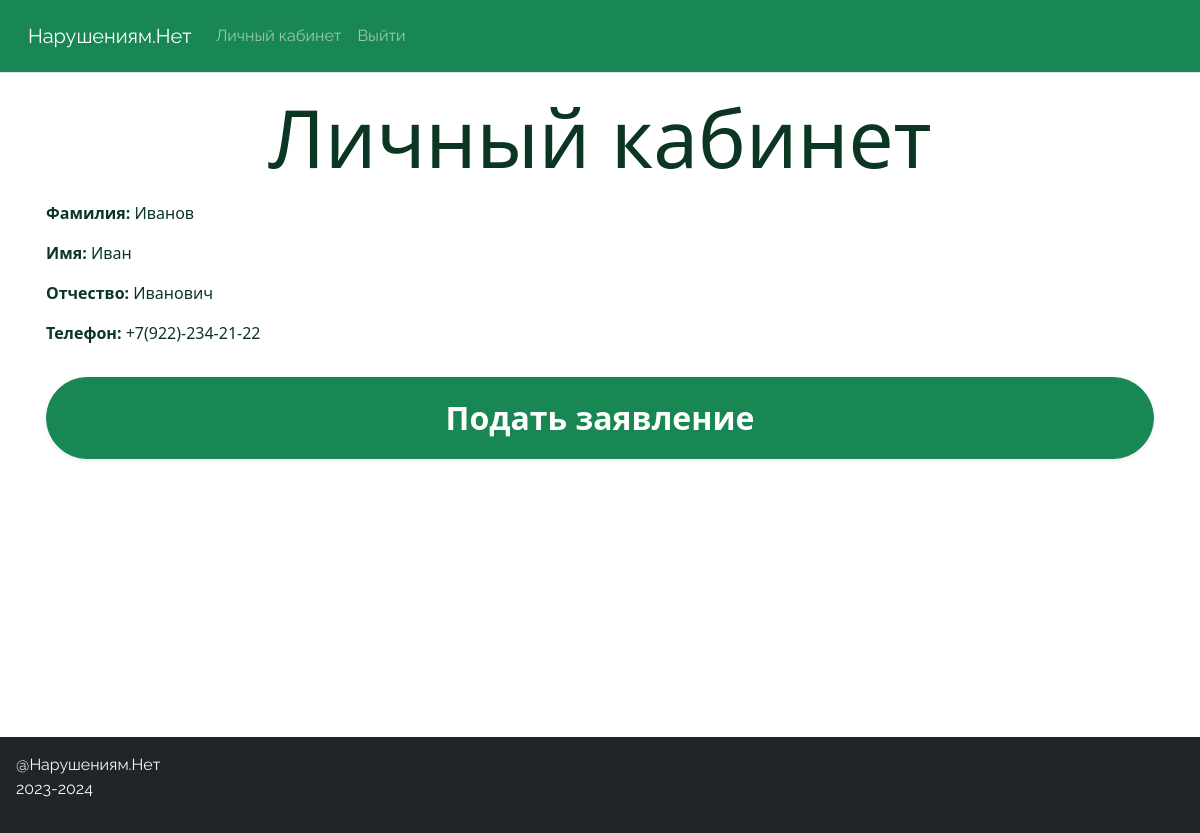
The app's page /profile/ (signed in) with its own data.
### tables this page shows
CREATE TABLE IF NOT EXISTS `user` (
  `user_id` int(11) NOT NULL AUTO_INCREMENT,
  `surname` varchar(100) NOT NULL,
  `name` varchar(100) NOT NULL,
  `patronymic` varchar(100) NOT NULL,
  `login` varchar(100) NOT NULL,
  `email` varchar(150) NOT NULL,
  `phone` char(17) NOT NULL,
  `password` varchar(50) NOT NULL,
  `role` varchar(100) NOT NULL,
  PRIMARY KEY (`user_id`)
);

### function/function.php (the view, shortened to what this page needs)
<?php
    include "connect.php";
    function fnGetProfile($login){
        global $connect;
        $sql = sprintf("SELECT `surname`, `name`, `patronymic`, `phone` FROM `user` WHERE `login` = '%s'", $login);
        if(!$result = $connect->query($sql)){
            echo "Ошибка получения данных";
        }
        $row = $result->fetch_assoc();
        $data = sprintf('<p><span class="fw-semibold">Фамилия:</span> %s</p>
                <p><span class="fw-semibold">Имя:</span> %s</p>
                <p><span class="fw-semibold">Отчество:</span> %s</p>
                <p><span class="fw-semibold">Телефон:</span> %s</p>',
                $row["surname"], $row["name"], $row["patronymic"], $row["phone"]);
        return $data;
    }
?>

### records on screen
user: surname "Иванов", name "Иван", patronymic "Иванович", phone "+7(922)-234-21-22"
